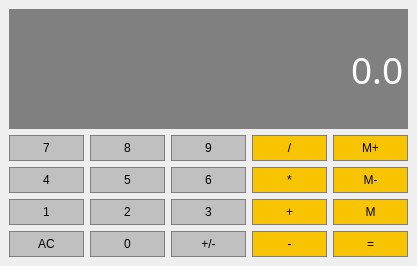
<?xml version="1.0" encoding="UTF-8"?>
<ui version="4.0">
 <class>calculator</class>
 <widget class="QMainWindow" name="calculator">
  <property name="geometry">
   <rect>
    <x>0</x>
    <y>0</y>
    <width>417</width>
    <height>266</height>
   </rect>
  </property>
  <property name="windowTitle">
   <string>calculator</string>
  </property>
  <widget class="QWidget" name="centralwidget">
   <layout class="QGridLayout" name="gridLayout">
    <item row="2" column="0">
     <widget class="QPushButton" name="Button4">
      <property name="sizePolicy">
       <sizepolicy hsizetype="Preferred" vsizetype="Preferred">
        <horstretch>0</horstretch>
        <verstretch>0</verstretch>
       </sizepolicy>
      </property>
      <property name="styleSheet">
       <string notr="true">QPushButton{
		background-color: #C0C0C0;
		border: 1px solid gray;
		padding: 5px
}

QPushButtonPressed{
		background-color: #A9A9A9;
		border: 1px solid gray;
		padding: 5px
}</string>
      </property>
      <property name="text">
       <string>4</string>
      </property>
     </widget>
    </item>
    <item row="1" column="1">
     <widget class="QPushButton" name="Button8">
      <property name="sizePolicy">
       <sizepolicy hsizetype="Preferred" vsizetype="Preferred">
        <horstretch>0</horstretch>
        <verstretch>0</verstretch>
       </sizepolicy>
      </property>
      <property name="styleSheet">
       <string notr="true">QPushButton{
		background-color: #C0C0C0;
		border: 1px solid gray;
		padding: 5px
}

QPushButtonPressed{
		background-color: #A9A9A9;
		border: 1px solid gray;
		padding: 5px
}</string>
      </property>
      <property name="text">
       <string>8</string>
      </property>
     </widget>
    </item>
    <item row="1" column="4">
     <widget class="QPushButton" name="MemAdd">
      <property name="sizePolicy">
       <sizepolicy hsizetype="Preferred" vsizetype="Preferred">
        <horstretch>0</horstretch>
        <verstretch>0</verstretch>
       </sizepolicy>
      </property>
      <property name="styleSheet">
       <string notr="true">QPushButton{
		background-color: #F8C400;
		border: 1px solid gray;
		padding: 5px
}

QPushButtonPressed{
		background-color: #A9A9A9;
		border: 1px solid gray;
		padding: 5px
}</string>
      </property>
      <property name="text">
       <string>M+</string>
      </property>
     </widget>
    </item>
    <item row="1" column="0">
     <widget class="QPushButton" name="Button7">
      <property name="sizePolicy">
       <sizepolicy hsizetype="Preferred" vsizetype="Preferred">
        <horstretch>0</horstretch>
        <verstretch>0</verstretch>
       </sizepolicy>
      </property>
      <property name="styleSheet">
       <string notr="true">QPushButton{
		background-color: #C0C0C0;
		border: 1px solid gray;
		padding: 5px
}

QPushButtonPressed{
		background-color: #A9A9A9;
		border: 1px solid gray;
		padding: 5px
}</string>
      </property>
      <property name="text">
       <string>7</string>
      </property>
     </widget>
    </item>
    <item row="2" column="4">
     <widget class="QPushButton" name="MemClear">
      <property name="sizePolicy">
       <sizepolicy hsizetype="Preferred" vsizetype="Preferred">
        <horstretch>0</horstretch>
        <verstretch>0</verstretch>
       </sizepolicy>
      </property>
      <property name="styleSheet">
       <string notr="true">QPushButton{
		background-color: #F8C400;
		border: 1px solid gray;
		padding: 5px
}

QPushButtonPressed{
		background-color: #A9A9A9;
		border: 1px solid gray;
		padding: 5px
}</string>
      </property>
      <property name="text">
       <string>M-</string>
      </property>
     </widget>
    </item>
    <item row="2" column="1">
     <widget class="QPushButton" name="Button5">
      <property name="sizePolicy">
       <sizepolicy hsizetype="Preferred" vsizetype="Preferred">
        <horstretch>0</horstretch>
        <verstretch>0</verstretch>
       </sizepolicy>
      </property>
      <property name="styleSheet">
       <string notr="true">QPushButton{
		background-color: #C0C0C0;
		border: 1px solid gray;
		padding: 5px
}

QPushButtonPressed{
		background-color: #A9A9A9;
		border: 1px solid gray;
		padding: 5px
}</string>
      </property>
      <property name="text">
       <string>5</string>
      </property>
     </widget>
    </item>
    <item row="1" column="3">
     <widget class="QPushButton" name="Divide">
      <property name="sizePolicy">
       <sizepolicy hsizetype="Preferred" vsizetype="Preferred">
        <horstretch>0</horstretch>
        <verstretch>0</verstretch>
       </sizepolicy>
      </property>
      <property name="styleSheet">
       <string notr="true">QPushButton{
		background-color: #F8C400;
		border: 1px solid gray;
		padding: 5px
}

QPushButtonPressed{
		background-color: #A9A9A9;
		border: 1px solid gray;
		padding: 5px
}</string>
      </property>
      <property name="text">
       <string>/</string>
      </property>
     </widget>
    </item>
    <item row="1" column="2">
     <widget class="QPushButton" name="Button9">
      <property name="sizePolicy">
       <sizepolicy hsizetype="Preferred" vsizetype="Preferred">
        <horstretch>0</horstretch>
        <verstretch>0</verstretch>
       </sizepolicy>
      </property>
      <property name="styleSheet">
       <string notr="true">QPushButton{
		background-color: #C0C0C0;
		border: 1px solid gray;
		padding: 5px
}

QPushButtonPressed{
		background-color: #A9A9A9;
		border: 1px solid gray;
		padding: 5px
}</string>
      </property>
      <property name="text">
       <string>9</string>
      </property>
     </widget>
    </item>
    <item row="3" column="2">
     <widget class="QPushButton" name="Button3">
      <property name="sizePolicy">
       <sizepolicy hsizetype="Preferred" vsizetype="Preferred">
        <horstretch>0</horstretch>
        <verstretch>0</verstretch>
       </sizepolicy>
      </property>
      <property name="styleSheet">
       <string notr="true">QPushButton{
		background-color: #C0C0C0;
		border: 1px solid gray;
		padding: 5px
}

QPushButtonPressed{
		background-color: #A9A9A9;
		border: 1px solid gray;
		padding: 5px
}</string>
      </property>
      <property name="text">
       <string>3</string>
      </property>
     </widget>
    </item>
    <item row="3" column="0">
     <widget class="QPushButton" name="Button1">
      <property name="sizePolicy">
       <sizepolicy hsizetype="Preferred" vsizetype="Preferred">
        <horstretch>0</horstretch>
        <verstretch>0</verstretch>
       </sizepolicy>
      </property>
      <property name="styleSheet">
       <string notr="true">QPushButton{
		background-color: #C0C0C0;
		border: 1px solid gray;
		padding: 5px
}

QPushButtonPressed{
		background-color: #A9A9A9;
		border: 1px solid gray;
		padding: 5px
}</string>
      </property>
      <property name="text">
       <string>1</string>
      </property>
     </widget>
    </item>
    <item row="2" column="2">
     <widget class="QPushButton" name="Button6">
      <property name="sizePolicy">
       <sizepolicy hsizetype="Preferred" vsizetype="Preferred">
        <horstretch>0</horstretch>
        <verstretch>0</verstretch>
       </sizepolicy>
      </property>
      <property name="styleSheet">
       <string notr="true">QPushButton{
		background-color: #C0C0C0;
		border: 1px solid gray;
		padding: 5px
}

QPushButtonPressed{
		background-color: #A9A9A9;
		border: 1px solid gray;
		padding: 5px
}</string>
      </property>
      <property name="text">
       <string>6</string>
      </property>
     </widget>
    </item>
    <item row="3" column="3">
     <widget class="QPushButton" name="Add">
      <property name="sizePolicy">
       <sizepolicy hsizetype="Preferred" vsizetype="Preferred">
        <horstretch>0</horstretch>
        <verstretch>0</verstretch>
       </sizepolicy>
      </property>
      <property name="styleSheet">
       <string notr="true">QPushButton{
		background-color: #F8C400;
		border: 1px solid gray;
		padding: 5px
}

QPushButtonPressed{
		background-color: #A9A9A9;
		border: 1px solid gray;
		padding: 5px
}</string>
      </property>
      <property name="text">
       <string>+</string>
      </property>
     </widget>
    </item>
    <item row="2" column="3">
     <widget class="QPushButton" name="Multiply">
      <property name="sizePolicy">
       <sizepolicy hsizetype="Preferred" vsizetype="Preferred">
        <horstretch>0</horstretch>
        <verstretch>0</verstretch>
       </sizepolicy>
      </property>
      <property name="styleSheet">
       <string notr="true">QPushButton{
		background-color: #F8C400;
		border: 1px solid gray;
		padding: 5px
}

QPushButtonPressed{
		background-color: #A9A9A9;
		border: 1px solid gray;
		padding: 5px
}</string>
      </property>
      <property name="text">
       <string>*</string>
      </property>
     </widget>
    </item>
    <item row="3" column="4">
     <widget class="QPushButton" name="MemGet">
      <property name="sizePolicy">
       <sizepolicy hsizetype="Preferred" vsizetype="Preferred">
        <horstretch>0</horstretch>
        <verstretch>0</verstretch>
       </sizepolicy>
      </property>
      <property name="styleSheet">
       <string notr="true">QPushButton{
		background-color: #F8C400;
		border: 1px solid gray;
		padding: 5px
}

QPushButtonPressed{
		background-color: #A9A9A9;
		border: 1px solid gray;
		padding: 5px
}</string>
      </property>
      <property name="text">
       <string>M</string>
      </property>
     </widget>
    </item>
    <item row="3" column="1">
     <widget class="QPushButton" name="Button2">
      <property name="sizePolicy">
       <sizepolicy hsizetype="Preferred" vsizetype="Preferred">
        <horstretch>0</horstretch>
        <verstretch>0</verstretch>
       </sizepolicy>
      </property>
      <property name="styleSheet">
       <string notr="true">QPushButton{
		background-color: #C0C0C0;
		border: 1px solid gray;
		padding: 5px
}

QPushButtonPressed{
		background-color: #A9A9A9;
		border: 1px solid gray;
		padding: 5px
}</string>
      </property>
      <property name="text">
       <string>2</string>
      </property>
     </widget>
    </item>
    <item row="4" column="0">
     <widget class="QPushButton" name="Clear">
      <property name="sizePolicy">
       <sizepolicy hsizetype="Preferred" vsizetype="Preferred">
        <horstretch>0</horstretch>
        <verstretch>0</verstretch>
       </sizepolicy>
      </property>
      <property name="styleSheet">
       <string notr="true">QPushButton{
		background-color: #C0C0C0;
		border: 1px solid gray;
		padding: 5px
}

QPushButtonPressed{
		background-color: #A9A9A9;
		border: 1px solid gray;
		padding: 5px
}</string>
      </property>
      <property name="text">
       <string>AC</string>
      </property>
     </widget>
    </item>
    <item row="4" column="1">
     <widget class="QPushButton" name="Button0">
      <property name="sizePolicy">
       <sizepolicy hsizetype="Preferred" vsizetype="Preferred">
        <horstretch>0</horstretch>
        <verstretch>0</verstretch>
       </sizepolicy>
      </property>
      <property name="styleSheet">
       <string notr="true">QPushButton{
		background-color: #C0C0C0;
		border: 1px solid gray;
		padding: 5px
}

QPushButtonPressed{
		background-color: #A9A9A9;
		border: 1px solid gray;
		padding: 5px
}</string>
      </property>
      <property name="text">
       <string>0</string>
      </property>
     </widget>
    </item>
    <item row="4" column="2">
     <widget class="QPushButton" name="ChangeSign">
      <property name="sizePolicy">
       <sizepolicy hsizetype="Preferred" vsizetype="Preferred">
        <horstretch>0</horstretch>
        <verstretch>0</verstretch>
       </sizepolicy>
      </property>
      <property name="styleSheet">
       <string notr="true">QPushButton{
		background-color: #C0C0C0;
		border: 1px solid gray;
		padding: 5px
}

QPushButtonPressed{
		background-color: #A9A9A9;
		border: 1px solid gray;
		padding: 5px
}</string>
      </property>
      <property name="text">
       <string>+/-</string>
      </property>
     </widget>
    </item>
    <item row="4" column="3">
     <widget class="QPushButton" name="Subtract">
      <property name="sizePolicy">
       <sizepolicy hsizetype="Preferred" vsizetype="Preferred">
        <horstretch>0</horstretch>
        <verstretch>0</verstretch>
       </sizepolicy>
      </property>
      <property name="styleSheet">
       <string notr="true">QPushButton{
		background-color: #F8C400;
		border: 1px solid gray;
		padding: 5px
}

QPushButtonPressed{
		background-color: #A9A9A9;
		border: 1px solid gray;
		padding: 5px
}</string>
      </property>
      <property name="text">
       <string>-</string>
      </property>
     </widget>
    </item>
    <item row="4" column="4">
     <widget class="QPushButton" name="Equals">
      <property name="sizePolicy">
       <sizepolicy hsizetype="Preferred" vsizetype="Preferred">
        <horstretch>0</horstretch>
        <verstretch>0</verstretch>
       </sizepolicy>
      </property>
      <property name="styleSheet">
       <string notr="true">QPushButton{
		background-color: #F8C400;
		border: 1px solid gray;
		padding: 5px
}

QPushButtonPressed{
		background-color: #A9A9A9;
		border: 1px solid gray;
		padding: 5px
}</string>
      </property>
      <property name="text">
       <string>=</string>
      </property>
     </widget>
    </item>
    <item row="0" column="0" colspan="5">
     <widget class="QLineEdit" name="display">
      <property name="sizePolicy">
       <sizepolicy hsizetype="Preferred" vsizetype="Expanding">
        <horstretch>0</horstretch>
        <verstretch>0</verstretch>
       </sizepolicy>
      </property>
      <property name="font">
       <font>
        <family>Arial Rounded MT Bold</family>
        <pointsize>28</pointsize>
       </font>
      </property>
      <property name="styleSheet">
       <string notr="true">QLineEdit{
		background-color: gray;
		border: 1px solid gray;
		color: #ffffff;
}</string>
      </property>
      <property name="text">
       <string>0.0</string>
      </property>
      <property name="alignment">
       <set>Qt::AlignRight|Qt::AlignTrailing|Qt::AlignVCenter</set>
      </property>
     </widget>
    </item>
   </layout>
  </widget>
  <widget class="QMenuBar" name="menubar">
   <property name="geometry">
    <rect>
     <x>0</x>
     <y>0</y>
     <width>417</width>
     <height>22</height>
    </rect>
   </property>
  </widget>
 </widget>
 <resources/>
 <connections/>
</ui>
